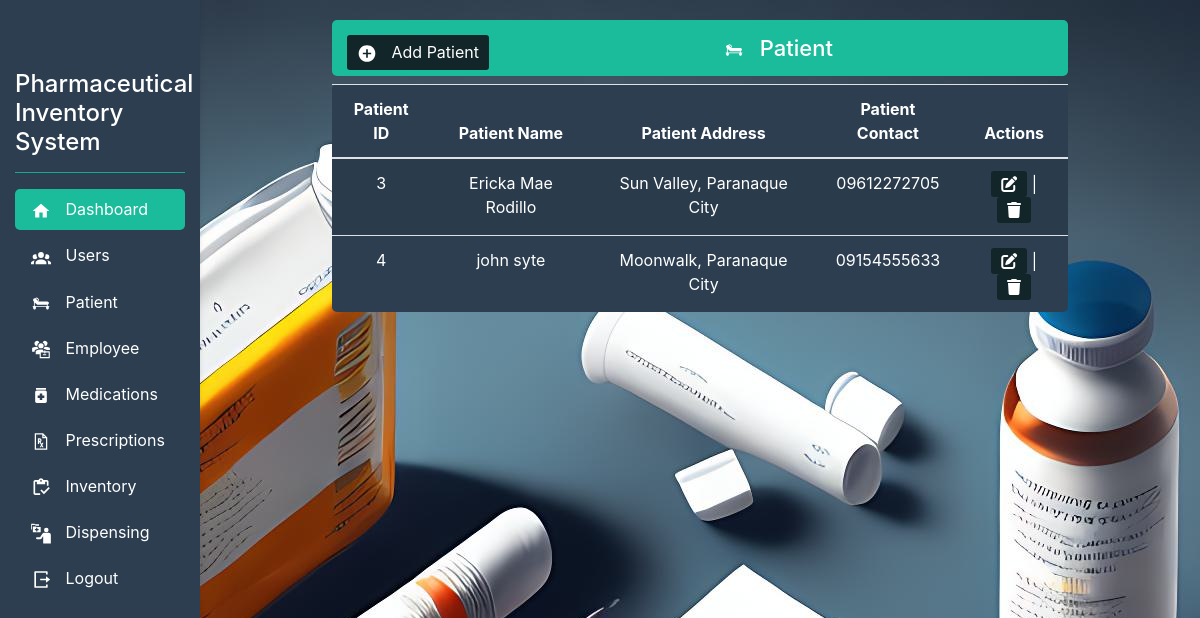
The page /inventory/patient.php on the database its author committed.
### tables this page shows
CREATE TABLE `patient` (
  `patient_id` int(11) NOT NULL,
  `patient_name` varchar(255) NOT NULL,
  `patient_address` varchar(255) NOT NULL,
  `patient_contact` varchar(255) NOT NULL
);

### inventory/patient.php (the view, shortened to what this page needs)
<!DOCTYPE html>
<html>
    <head>
        <link rel="stylesheet" href="https://stackpath.bootstrapcdn.com/bootstrap/4.3.1/css/bootstrap.min.css">
    </head>
    <body>
        <div class="container-fluid">
            <div class="row">
                <div class="col-md-2 sidebar">
					<h4>Pharmaceutical Inventory System</h4>
					<hr class="line">
					<ul class="nav flex-column">
						<li class="nav-item">
							<a class="nav-link active" href="dashboard.php"><img src="images/house.svg"> Dashboard</a>
                        </li>
                        <li class="nav-item">
                            <a class="nav-link" href="users.php"><img src="images/users-group.svg"> Users</a>
                        </li>
                        <li class="nav-item">
                            <a class="nav-link" href="patient.php"><img src="images/inpatient.svg"> Patient</a>
                        </li>
                        <li class="nav-item">
                            <a class="nav-link" href="#"><img src="images/employee-group-solid.svg"> Employee</a>
                        </li>
                        <li class="nav-item">
                            <a class="nav-link" href="#"><img src="images/medication.svg"> Medications</a>
                        </li>
                        <li class="nav-item">
                            <a class="nav-link" href="#"><img src="images/prescription.svg"> Prescriptions</a>
                        </li>
                        <li class="nav-item">
                            <a class="nav-link" href="#"><img src="images/inventory.svg"> Inventory</a>
                        </li>
                        <li class="nav-item">
                            <a class="nav-link" href="#"><img src="images/dispensing.svg"> Dispensing</a>
                        </li>
                        <li class="nav-item">
                            <a class="nav-link" href="logout.php"><img src="images/logout.svg"> Logout</a>
                        </li>
                    </ul>
                </div>
                <div class="col-md-10 offset-md-2">
                    <div class="table-container">
                        <a class="add-button" href="add_patient.php"><img src="images/add-circle.svg"> Add Patient </a>
                        <h2><img src="images/inpatient.svg"> Patient</h2>
                        <?php
                        include('db_config.php');
                        $result = mysqli_query($db, "SELECT * FROM patient");
                        if(mysqli_num_rows($result) > 0) {
                            echo "<table class='table table-striped'>";
                            echo "<thead><tr><th>Patient ID</th><th>Patient Name</th><th>Patient Address</th><th>Patient Contact</th><th>Actions</th></tr></thead>";
                            echo "<tbody>";
                            while ($row = mysqli_fetch_array($result)) {
                                echo "<tr><td>".$row['patient_id']."</td><td>".$row['patient_name']."</td><td>".$row['patient_address']."</td><td>".$row['patient_contact']."<td><a href='edit_patient.php?id=".$row['patient_id']."'><i class='edit-button fas fa-edit'></i></a> | <a href='delete_function.php?id=".$row['patient_id']."'><i class='delete-button fas fa-trash'></i></a></td></tr>";
                            }
                            echo "</tbody>";
                            echo "</table>";
                        } else {
                            echo "<div class='alert alert-warning' role='alert' style='text-align: center;'>No patient found.</div>";
                        }
                        ?>
                    </div>
                </div>
            </div>
        </div>
    </body>
</html>

### inventory/patient.php (style rules this page uses)
body { background-image: url('images/background.jpg'); }
.sidebar { background-color: #2c3e50; height: 100vh; position: fixed; top: 0; left: 0; width: 280px; padding-top: 70px; padding-left: 15px; box-shadow: 0px 0px 5px rgba(0, 0, 0, 0.1); }
.sidebar h4 { color: #ffffff; }
.line { background-color: #1abc9c; }
.nav-link.active { background-color: #1abc9c; color: #ffffff; border-radius: 5px; }
.nav-link { color: #ffffff; margin-bottom: 5px; cursor: pointer; }
h2 { text-align: center; background-color: #1abc9c; width: 100%; border-radius: 5px; padding: 15px; font-size: 22px; color: #fff; }
.add-button { float: left; margin-right: 15px; margin-left: 15px; margin-top: 15px; text-decoration: none; background-color: #122529; padding: 5px 10px; border-radius: 3px; color: #fff; }
.table-container { margin: auto; width: 80%; padding: 20px; }
.table-container table { background-color: #2c3e50; border-radius: 5px; color: #fff; }
th, td { text-align: center; }
.edit-button, .delete-button { padding: 5px 10px; background-color: #122529; border: none; border-radius: 3px; color: #fff; text-decoration: none; }
img { width: 20px; margin-right: 10px; }

### rows shown on the page
patient: patient_id "3", patient_name "Ericka Mae Rodillo", patient_address "Sun Valley, Paranaque City", patient_contact "09612272705"
patient: patient_id "4", patient_name "john syte", patient_address "Moonwalk, Paranaque City", patient_contact "09154555633"
